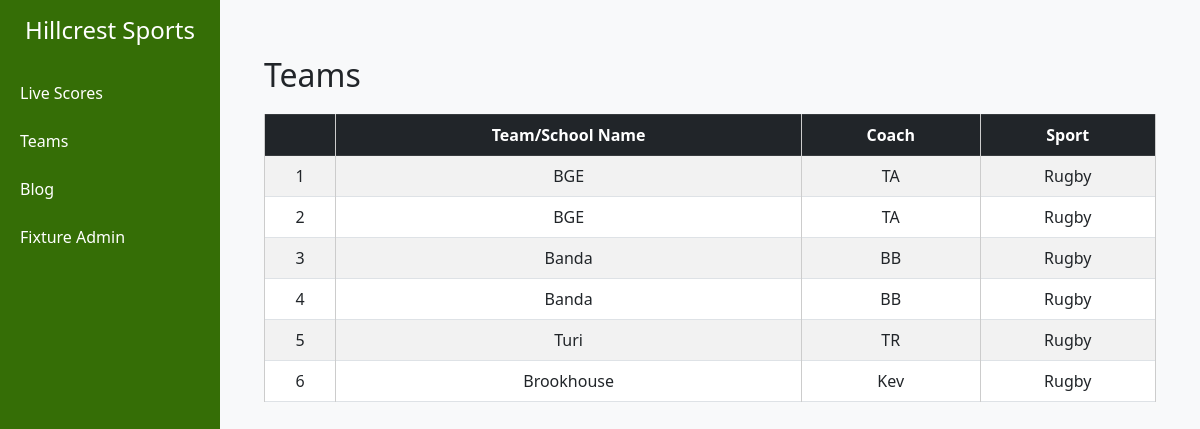
The app's page /teams/, older data.
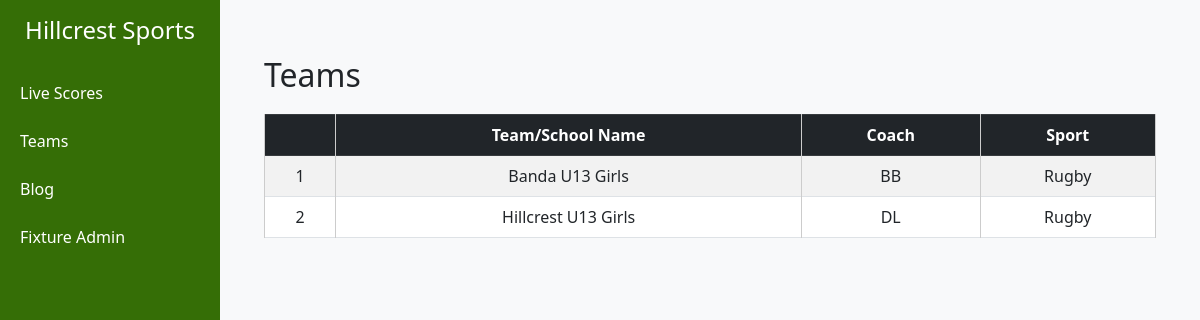
The same page, newer data.
### teams/models.py (models this page shows, shortened)
class Teams(models.Model):
    team_name = models.CharField(max_length=200, blank=True)
    sport = models.CharField(max_length=15, blank=True)
    coach = models.CharField(max_length=15, blank=True)
    email = models.EmailField(unique=False)
    added_on = models.DateTimeField(auto_now_add=True)

### fixtureviewer/views.py (the view)
# urls.py: path('teams/', views.season_teams, name='teams'),
def season_teams(request):
    teams = Teams.objects.all()
    return render(request, 'viewer/teams.html' , {'teams': teams})

### templates/viewer/teams.html (shortened to what this page needs)
{% extends 'base/main.html' %}
{% block content %}
<div class="container mt-4">
    <div class="d-flex justify-content-between align-items-center mb-3">
        <h2 class="mb-0">Teams</h2>
    </div>
    <table class="table table-bordered table-striped">
        <thead class="table-dark">
            <tr>
                <th></th>
                <th>Team/School Name</th>
                <th>Coach</th>
                <th>Sport</th>
            </tr>
        </thead>
        <tbody>
              {% for team in teams %}
            <tr>
                <td>{{ forloop.counter }}</td>
                <td>{{ team.team_name }}</td>
                <td>{{ team.coach}}</td>
                <td>{{ team.sport }}</td>
            </tr>
            {% endfor %}
        </tbody>
    </table>
</div>
{% endblock %}

Row changes from the older to the newer data that the page shows:
removed Teams: team_name "BGE", coach "TA", sport "Rugby"
removed Teams: team_name "BGE", coach "TA", sport "Rugby"
removed Teams: team_name "Banda", coach "BB", sport "Rugby"
removed Teams: team_name "Banda", coach "BB", sport "Rugby"
removed Teams: team_name "Turi", coach "TR", sport "Rugby"
removed Teams: team_name "Brookhouse", coach "Kev", sport "Rugby"
added Teams: team_name "Banda U13 Girls", coach "BB", sport "Rugby"
added Teams: team_name "Hillcrest U13 Girls", coach "DL", sport "Rugby"
